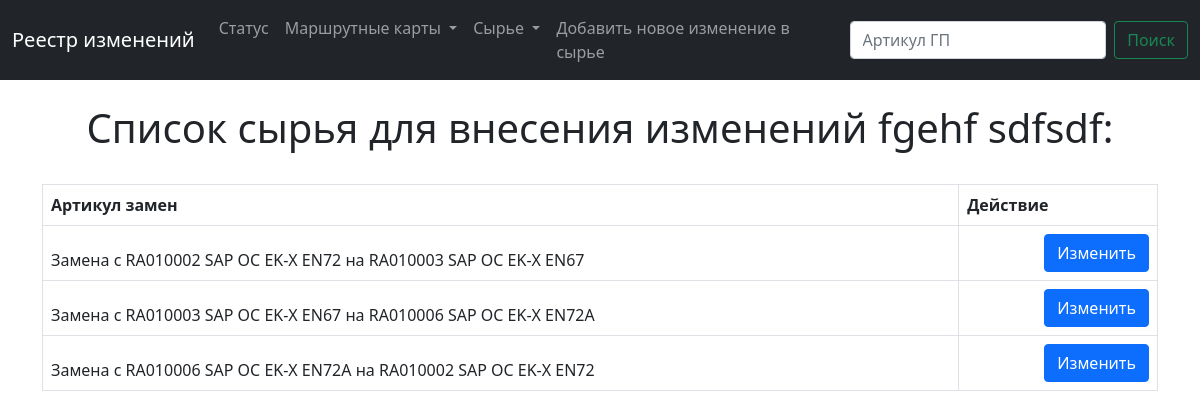
/change/3, run on the app's committed database.
### main/models.py (models this page shows, shortened)
class Sku (models.Model):
    num = models.CharField(max_length=200)  # артикул готоваой продукции (ГП)
    name = models.CharField(max_length=200)  # наименование ГП
    raw = models.ManyToManyField(Raw, blank=True, null=True)  # сырье
    weight = models.IntegerField(blank=True, null=True)  # вес
    photo = models.ImageField(blank=True, null=True,
                              upload_to="images/")  # фото
    type = models.ForeignKey(ProductsTypes, blank=True, null=True, on_delete=models.CASCADE)

class Change (models.Model):
    raw_current = models.ForeignKey(Raw, blank=True, null=True, on_delete=models.CASCADE, related_name='raw_current')
    raw_new = models.ForeignKey(Raw, blank=True, null=True, on_delete=models.CASCADE, related_name='raw_new')
    created_date = models.DateTimeField(default=timezone.now)  # когда была создана заявка

class Raw (models.Model):
    num = models.CharField(max_length=200)  # артикул сырья
    name = models.CharField(max_length=200)  # наименование
    layer = models.CharField(max_length=200)  # навзвание слоя на русском

### main/views.py (the view)
# urls.py: path('change/<sku_id>', views.change, name='change'),
def change(request,sku_id):
    sku = Sku.objects.get(id=sku_id)
    list_change = Change.objects.filter(raw_current__in = sku.raw.all())
    return render(request, 'main/change.html', {'sku':sku,'list_change':list_change,'change':change,})

### main/templates/main/change.html (shortened to what this page needs)
{% extends 'main/base.html' %}
{% block content%}
    {% if list_change %}
        <br>
        <center>
            <h1> Cписок сырья для внесения изменений {{ sku.num}} {{ sku.name}}: </h1>
        </center>
        <br>
        <div class="container">
            <table class="table table-bordered">
                <thead>
                    <tr style="font-weight:bold">
                        <td>Артикул замен</td>
                        <td>Действие</td>
                    </tr>
                    <tr>
                        {% for list_change in list_change %}
                            <td> Замена с {{ list_change.raw_current.num}} {{ list_change.raw_current.name}} на {{ list_change.raw_new.num}}  {{ list_change.raw_new.name}}</td>
                            <td align="right">
                                <div class="btn-group" role="group" aria-label="Basic example">
                                    <a href="{% url 'update_sku' sku.id %}" type="button" class="btn btn-primary">Изменить</a>
                                </div>
                            </td>
                    </tr>
                    {% endfor %}
                    </thead>
                </table>
            </div>
    {% else %}
        <br>
        <center>
            <h1> Нет сырья для изменения </h1>
            <div class="btn-group" role="group" aria-label="Basic example">
            </div>
    {% endif %}
{%endblock%}

### data on the page
Sku: num "fgehf", name "sdfsdf"
Change: raw_current.num "RA010002", raw_current.name "SAP OC EK-X EN72", raw_new.num "RA010003", raw_new.name "SAP OC EK-X EN67"
Change: raw_current.num "RA010003", raw_current.name "SAP OC EK-X EN67", raw_new.num "RA010006", raw_new.name "SAP OC EK-X EN72A"
Change: raw_current.num "RA010006", raw_current.name "SAP OC EK-X EN72A", raw_new.num "RA010002", raw_new.name "SAP OC EK-X EN72"
